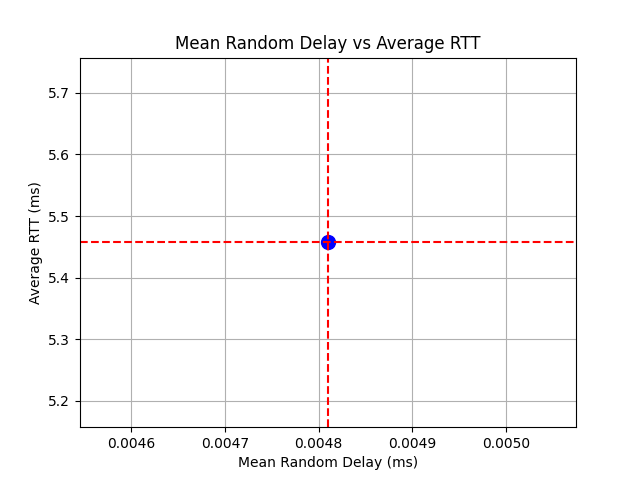

This chart was generated by the following Python code:
import matplotlib.pyplot as plt

def read_value_from_file(filename):
    try:
        with open(filename, "r") as f:
            value = float(f.read().strip())
        return value
    except Exception as e:
        print(f"Error reading {filename}: {e}")
        return None

def main():
    mean_delay = read_value_from_file("mean_delay.txt")
    avg_rtt = read_value_from_file("avg_rtt.txt")

    if mean_delay is None or avg_rtt is None:
        print("Could not read necessary data for plotting.")
        return

    plt.figure()
    
    plt.scatter(mean_delay, avg_rtt, s=100, color='blue')
    
    plt.xlabel("Mean Random Delay (ms)")
    plt.ylabel("Average RTT (ms)")
    plt.title("Mean Random Delay vs Average RTT")
    plt.grid(True)

    plt.axvline(x=mean_delay, color='r', linestyle='--')
    plt.axhline(y=avg_rtt, color='r', linestyle='--')

    plt.savefig("plot.png")
    plt.show()

if __name__ == '__main__':
    main()
